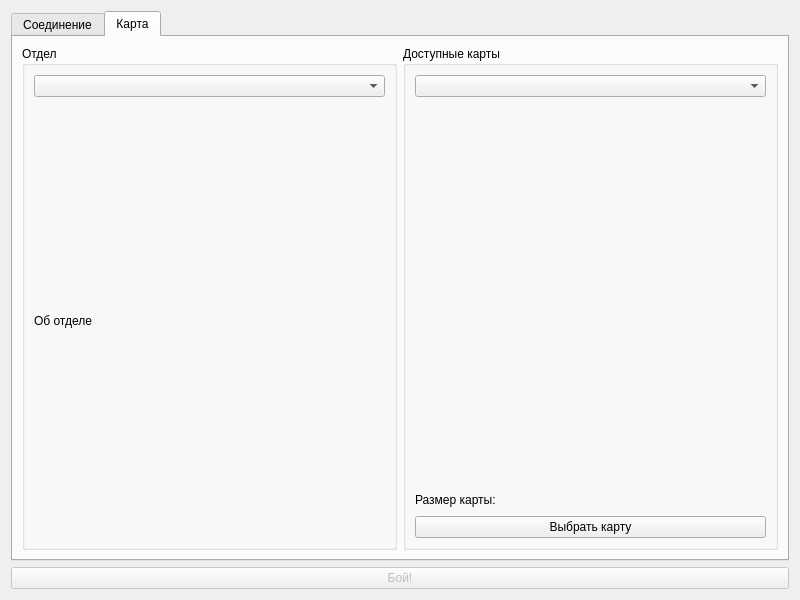
<?xml version="1.0" encoding="UTF-8"?>
<ui version="4.0">
 <class>GameSettinsWindow</class>
 <widget class="QWidget" name="GameSettinsWindow">
  <property name="geometry">
   <rect>
    <x>0</x>
    <y>0</y>
    <width>800</width>
    <height>600</height>
   </rect>
  </property>
  <property name="windowTitle">
   <string>Form</string>
  </property>
  <layout class="QVBoxLayout" name="verticalLayout_2">
   <item>
    <widget class="QTabWidget" name="tabWidgetSettings">
     <property name="currentIndex">
      <number>1</number>
     </property>
     <widget class="QWidget" name="tabNetwork">
      <attribute name="title">
       <string>Соединение</string>
      </attribute>
      <layout class="QHBoxLayout" name="horizontalLayout_2">
       <item>
        <widget class="QGroupBox" name="groupBox">
         <property name="title">
          <string>Сервер</string>
         </property>
         <layout class="QVBoxLayout" name="verticalLayout_4">
          <item>
           <widget class="QGroupBox" name="groupBox_3">
            <property name="title">
             <string>Адрес сервера</string>
            </property>
            <layout class="QHBoxLayout" name="horizontalLayout_3">
             <item>
              <widget class="QLineEdit" name="lineEdit">
               <property name="maximumSize">
                <size>
                 <width>50</width>
                 <height>16777215</height>
                </size>
               </property>
               <property name="text">
                <string>255</string>
               </property>
              </widget>
             </item>
             <item>
              <widget class="QLabel" name="label">
               <property name="maximumSize">
                <size>
                 <width>5</width>
                 <height>16777215</height>
                </size>
               </property>
               <property name="text">
                <string>.</string>
               </property>
              </widget>
             </item>
             <item>
              <widget class="QLineEdit" name="lineEdit_2">
               <property name="maximumSize">
                <size>
                 <width>50</width>
                 <height>16777215</height>
                </size>
               </property>
               <property name="text">
                <string>255</string>
               </property>
              </widget>
             </item>
             <item>
              <widget class="QLabel" name="label_2">
               <property name="maximumSize">
                <size>
                 <width>5</width>
                 <height>16777215</height>
                </size>
               </property>
               <property name="text">
                <string>.</string>
               </property>
              </widget>
             </item>
             <item>
              <widget class="QLineEdit" name="lineEdit_3">
               <property name="maximumSize">
                <size>
                 <width>50</width>
                 <height>16777215</height>
                </size>
               </property>
               <property name="text">
                <string>255</string>
               </property>
              </widget>
             </item>
             <item>
              <widget class="QLabel" name="label_3">
               <property name="maximumSize">
                <size>
                 <width>5</width>
                 <height>16777215</height>
                </size>
               </property>
               <property name="text">
                <string>.</string>
               </property>
              </widget>
             </item>
             <item>
              <widget class="QLineEdit" name="lineEdit_4">
               <property name="maximumSize">
                <size>
                 <width>50</width>
                 <height>16777215</height>
                </size>
               </property>
               <property name="text">
                <string>255</string>
               </property>
              </widget>
             </item>
            </layout>
           </widget>
          </item>
          <item>
           <widget class="QPushButton" name="pushButton">
            <property name="text">
             <string>Подключиться к серверу</string>
            </property>
           </widget>
          </item>
          <item>
           <spacer name="verticalSpacer">
            <property name="orientation">
             <enum>Qt::Orientation::Vertical</enum>
            </property>
            <property name="sizeHint" stdset="0">
             <size>
              <width>20</width>
              <height>40</height>
             </size>
            </property>
           </spacer>
          </item>
         </layout>
        </widget>
       </item>
       <item>
        <widget class="QGroupBox" name="groupBox_2">
         <property name="title">
          <string>Оппоненты</string>
         </property>
         <layout class="QVBoxLayout" name="verticalLayout_5">
          <item>
           <widget class="QScrollArea" name="scrollArea">
            <property name="widgetResizable">
             <bool>true</bool>
            </property>
            <widget class="QWidget" name="scrollAreaWidgetContents">
             <property name="geometry">
              <rect>
               <x>0</x>
               <y>0</y>
               <width>354</width>
               <height>467</height>
              </rect>
             </property>
             <layout class="QVBoxLayout" name="verticalLayout_3"/>
            </widget>
           </widget>
          </item>
         </layout>
        </widget>
       </item>
      </layout>
     </widget>
     <widget class="QWidget" name="tabBattlefield">
      <property name="enabled">
       <bool>true</bool>
      </property>
      <attribute name="title">
       <string>Карта</string>
      </attribute>
      <layout class="QHBoxLayout" name="horizontalLayout_4">
       <item>
        <widget class="QGroupBox" name="groupBoxDepartment">
         <property name="title">
          <string>Отдел</string>
         </property>
         <layout class="QVBoxLayout" name="verticalLayout_6">
          <item>
           <widget class="QComboBox" name="comboBoxDeparment"/>
          </item>
          <item>
           <widget class="QLabel" name="labelDepartmentInfo">
            <property name="text">
             <string>Об отделе</string>
            </property>
           </widget>
          </item>
         </layout>
        </widget>
       </item>
       <item>
        <widget class="QGroupBox" name="groupBoxMaps">
         <property name="title">
          <string>Доступные карты</string>
         </property>
         <layout class="QVBoxLayout" name="verticalLayout_7">
          <item>
           <widget class="QComboBox" name="comboBoxAvMapsList"/>
          </item>
          <item>
           <widget class="QLabel" name="labelAvMapsMapPic">
            <property name="text">
             <string/>
            </property>
           </widget>
          </item>
          <item>
           <widget class="QLabel" name="labelAvMapsMapInfo">
            <property name="maximumSize">
             <size>
              <width>16777215</width>
              <height>20</height>
             </size>
            </property>
            <property name="text">
             <string>Размер карты: </string>
            </property>
           </widget>
          </item>
          <item>
           <widget class="QPushButton" name="pushButtonAvMapsPickMap">
            <property name="text">
             <string>Выбрать карту</string>
            </property>
           </widget>
          </item>
         </layout>
        </widget>
       </item>
      </layout>
     </widget>
    </widget>
   </item>
   <item>
    <widget class="QPushButton" name="pushButtonBattle">
     <property name="enabled">
      <bool>false</bool>
     </property>
     <property name="text">
      <string>Бой!</string>
     </property>
    </widget>
   </item>
  </layout>
 </widget>
 <resources/>
 <connections/>
</ui>
